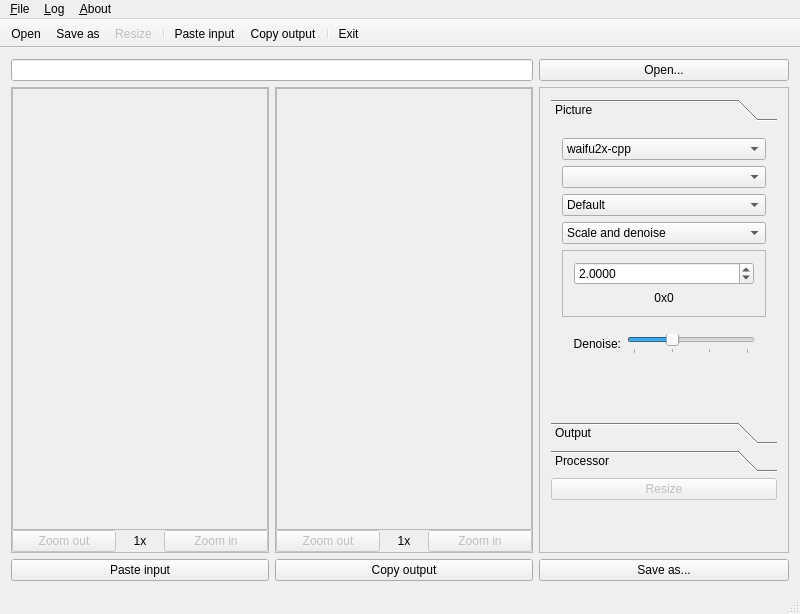
<?xml version="1.0" encoding="UTF-8"?>
<ui version="4.0">
 <author>nastys</author>
 <comment>
  * Copyright © 2019 nastys
  *
  * This file is part of waifu2x-qtgui.
  * waifu2x-qtgui is free software: you can redistribute it and/or modify
  * it under the terms of the GNU General Public License as published by
  * the Free Software Foundation, either version 3 of the License, or
  * (at your option) any later version.
  *
  * waifu2x-qtgui is distributed in the hope that it will be useful,
  * but WITHOUT ANY WARRANTY; without even the implied warranty of
  * MERCHANTABILITY or FITNESS FOR A PARTICULAR PURPOSE.  See the
  * GNU General Public License for more details.
  *
  * You should have received a copy of the GNU General Public License
  * along with waifu2x-qtgui.  If not, see http://www.gnu.org/licenses.
 </comment>
 <class>MainWindow</class>
 <widget class="QMainWindow" name="MainWindow">
  <property name="geometry">
   <rect>
    <x>0</x>
    <y>0</y>
    <width>800</width>
    <height>614</height>
   </rect>
  </property>
  <property name="acceptDrops">
   <bool>true</bool>
  </property>
  <property name="windowTitle">
   <string>waifu2x-qtgui</string>
  </property>
  <property name="windowIcon">
   <iconset theme="image-denoise">
    <normaloff>.</normaloff>.</iconset>
  </property>
  <widget class="QWidget" name="centralWidget">
   <layout class="QGridLayout" name="gridLayout">
    <item row="0" column="2">
     <widget class="QPushButton" name="pushButton_4">
      <property name="text">
       <string>Open...</string>
      </property>
      <property name="icon">
       <iconset theme="fileopen">
        <normaloff>.</normaloff>.</iconset>
      </property>
     </widget>
    </item>
    <item row="3" column="2">
     <widget class="QPushButton" name="pushButton_3">
      <property name="text">
       <string>Save as...</string>
      </property>
      <property name="icon">
       <iconset theme="filesave">
        <normaloff>.</normaloff>.</iconset>
      </property>
     </widget>
    </item>
    <item row="0" column="0" colspan="2">
     <widget class="QLineEdit" name="lineEdit">
      <property name="readOnly">
       <bool>true</bool>
      </property>
     </widget>
    </item>
    <item row="1" column="1">
     <widget class="QFrame" name="pic_r_frame">
      <property name="frameShape">
       <enum>QFrame::StyledPanel</enum>
      </property>
      <property name="frameShadow">
       <enum>QFrame::Raised</enum>
      </property>
      <layout class="QGridLayout" name="gridLayout_3">
       <property name="leftMargin">
        <number>0</number>
       </property>
       <property name="topMargin">
        <number>0</number>
       </property>
       <property name="rightMargin">
        <number>0</number>
       </property>
       <property name="bottomMargin">
        <number>0</number>
       </property>
       <property name="spacing">
        <number>0</number>
       </property>
       <item row="1" column="3">
        <widget class="QPushButton" name="r_zoomin">
         <property name="enabled">
          <bool>false</bool>
         </property>
         <property name="text">
          <string>Zoom in</string>
         </property>
         <property name="icon">
          <iconset theme="zoom-in">
           <normaloff>.</normaloff>.</iconset>
         </property>
        </widget>
       </item>
       <item row="0" column="1" colspan="3">
        <widget class="QScrollArea" name="scrollArea_r">
         <property name="sizeAdjustPolicy">
          <enum>QAbstractScrollArea::AdjustToContents</enum>
         </property>
         <property name="widgetResizable">
          <bool>true</bool>
         </property>
         <widget class="QWidget" name="scrollAreaWidgetContents_2">
          <property name="geometry">
           <rect>
            <x>0</x>
            <y>0</y>
            <width>256</width>
            <height>422</height>
           </rect>
          </property>
          <property name="styleSheet">
           <string notr="true">background-image: url(:/images/res/checkerboard.png);</string>
          </property>
          <layout class="QGridLayout" name="gridLayout_5">
           <property name="leftMargin">
            <number>0</number>
           </property>
           <property name="topMargin">
            <number>0</number>
           </property>
           <property name="rightMargin">
            <number>0</number>
           </property>
           <property name="bottomMargin">
            <number>0</number>
           </property>
           <item row="0" column="0">
            <widget class="QLabel" name="pic_r">
             <property name="alignment">
              <set>Qt::AlignCenter</set>
             </property>
            </widget>
           </item>
          </layout>
         </widget>
        </widget>
       </item>
       <item row="1" column="1">
        <widget class="QPushButton" name="r_zoomout">
         <property name="enabled">
          <bool>false</bool>
         </property>
         <property name="text">
          <string>Zoom out</string>
         </property>
         <property name="icon">
          <iconset theme="zoom-out">
           <normaloff>.</normaloff>.</iconset>
         </property>
        </widget>
       </item>
       <item row="1" column="2">
        <widget class="QLabel" name="zoom_r">
         <property name="sizePolicy">
          <sizepolicy hsizetype="Fixed" vsizetype="Preferred">
           <horstretch>0</horstretch>
           <verstretch>0</verstretch>
          </sizepolicy>
         </property>
         <property name="minimumSize">
          <size>
           <width>48</width>
           <height>0</height>
          </size>
         </property>
         <property name="text">
          <string>1x</string>
         </property>
         <property name="alignment">
          <set>Qt::AlignCenter</set>
         </property>
        </widget>
       </item>
      </layout>
     </widget>
    </item>
    <item row="1" column="2">
     <widget class="QFrame" name="frame_2">
      <property name="sizePolicy">
       <sizepolicy hsizetype="Fixed" vsizetype="Preferred">
        <horstretch>0</horstretch>
        <verstretch>0</verstretch>
       </sizepolicy>
      </property>
      <property name="minimumSize">
       <size>
        <width>250</width>
        <height>0</height>
       </size>
      </property>
      <property name="maximumSize">
       <size>
        <width>250</width>
        <height>16777215</height>
       </size>
      </property>
      <property name="frameShape">
       <enum>QFrame::StyledPanel</enum>
      </property>
      <property name="frameShadow">
       <enum>QFrame::Raised</enum>
      </property>
      <layout class="QVBoxLayout" name="verticalLayout">
       <item>
        <widget class="QToolBox" name="toolBox">
         <property name="sizePolicy">
          <sizepolicy hsizetype="Preferred" vsizetype="Fixed">
           <horstretch>0</horstretch>
           <verstretch>0</verstretch>
          </sizepolicy>
         </property>
         <property name="currentIndex">
          <number>0</number>
         </property>
         <widget class="QWidget" name="page">
          <property name="geometry">
           <rect>
            <x>0</x>
            <y>0</y>
            <width>230</width>
            <height>301</height>
           </rect>
          </property>
          <property name="sizePolicy">
           <sizepolicy hsizetype="Ignored" vsizetype="Ignored">
            <horstretch>0</horstretch>
            <verstretch>0</verstretch>
           </sizepolicy>
          </property>
          <attribute name="label">
           <string>Picture</string>
          </attribute>
          <layout class="QVBoxLayout" name="verticalLayout_4">
           <item>
            <widget class="QComboBox" name="scaler">
             <property name="toolTip">
              <string>Scaler</string>
             </property>
             <item>
              <property name="text">
               <string>waifu2x-cpp</string>
              </property>
             </item>
             <item>
              <property name="text">
               <string>ImageMagick</string>
              </property>
             </item>
            </widget>
           </item>
           <item>
            <widget class="QComboBox" name="imagemagick">
             <property name="toolTip">
              <string>Filter</string>
             </property>
            </widget>
           </item>
           <item>
            <widget class="QComboBox" name="model">
             <property name="toolTip">
              <string>Model</string>
             </property>
             <item>
              <property name="text">
               <string>Default</string>
              </property>
             </item>
            </widget>
           </item>
           <item>
            <widget class="QComboBox" name="mode">
             <property name="toolTip">
              <string>Mode</string>
             </property>
             <property name="currentIndex">
              <number>2</number>
             </property>
             <item>
              <property name="text">
               <string>Scale</string>
              </property>
             </item>
             <item>
              <property name="text">
               <string>Denoise</string>
              </property>
             </item>
             <item>
              <property name="text">
               <string>Scale and denoise</string>
              </property>
             </item>
            </widget>
           </item>
           <item>
            <widget class="QFrame" name="frame_Size">
             <property name="sizePolicy">
              <sizepolicy hsizetype="Preferred" vsizetype="Preferred">
               <horstretch>0</horstretch>
               <verstretch>0</verstretch>
              </sizepolicy>
             </property>
             <property name="frameShape">
              <enum>QFrame::StyledPanel</enum>
             </property>
             <property name="frameShadow">
              <enum>QFrame::Raised</enum>
             </property>
             <layout class="QVBoxLayout" name="verticalLayout_3">
              <item>
               <widget class="QDoubleSpinBox" name="doubleSpinBox">
                <property name="sizePolicy">
                 <sizepolicy hsizetype="Ignored" vsizetype="Fixed">
                  <horstretch>0</horstretch>
                  <verstretch>0</verstretch>
                 </sizepolicy>
                </property>
                <property name="decimals">
                 <number>4</number>
                </property>
                <property name="minimum">
                 <double>1.000000000000000</double>
                </property>
                <property name="maximum">
                 <double>1000.000000000000000</double>
                </property>
                <property name="singleStep">
                 <double>0.100000000000000</double>
                </property>
                <property name="value">
                 <double>2.000000000000000</double>
                </property>
               </widget>
              </item>
              <item>
               <widget class="QLabel" name="res">
                <property name="sizePolicy">
                 <sizepolicy hsizetype="Preferred" vsizetype="Preferred">
                  <horstretch>0</horstretch>
                  <verstretch>0</verstretch>
                 </sizepolicy>
                </property>
                <property name="text">
                 <string>0x0</string>
                </property>
                <property name="alignment">
                 <set>Qt::AlignCenter</set>
                </property>
               </widget>
              </item>
             </layout>
            </widget>
           </item>
           <item>
            <widget class="QWidget" name="widget_Denoise" native="true">
             <layout class="QHBoxLayout" name="horizontalLayout_4">
              <item>
               <widget class="QLabel" name="label_5">
                <property name="sizePolicy">
                 <sizepolicy hsizetype="Fixed" vsizetype="Preferred">
                  <horstretch>0</horstretch>
                  <verstretch>0</verstretch>
                 </sizepolicy>
                </property>
                <property name="text">
                 <string>Denoise:</string>
                </property>
                <property name="alignment">
                 <set>Qt::AlignRight|Qt::AlignTrailing|Qt::AlignVCenter</set>
                </property>
               </widget>
              </item>
              <item>
               <widget class="QSlider" name="noiseReduction">
                <property name="sizePolicy">
                 <sizepolicy hsizetype="Preferred" vsizetype="Fixed">
                  <horstretch>0</horstretch>
                  <verstretch>0</verstretch>
                 </sizepolicy>
                </property>
                <property name="toolTip">
                 <string>Noise reduction level</string>
                </property>
                <property name="maximum">
                 <number>3</number>
                </property>
                <property name="pageStep">
                 <number>1</number>
                </property>
                <property name="value">
                 <number>1</number>
                </property>
                <property name="orientation">
                 <enum>Qt::Horizontal</enum>
                </property>
                <property name="tickPosition">
                 <enum>QSlider::TicksBelow</enum>
                </property>
                <property name="tickInterval">
                 <number>1</number>
                </property>
               </widget>
              </item>
             </layout>
            </widget>
           </item>
           <item>
            <spacer name="verticalSpacer_2">
             <property name="orientation">
              <enum>Qt::Vertical</enum>
             </property>
             <property name="sizeHint" stdset="0">
              <size>
               <width>20</width>
               <height>40</height>
              </size>
             </property>
            </spacer>
           </item>
          </layout>
         </widget>
         <widget class="QWidget" name="page_2">
          <property name="geometry">
           <rect>
            <x>0</x>
            <y>0</y>
            <width>230</width>
            <height>201</height>
           </rect>
          </property>
          <property name="sizePolicy">
           <sizepolicy hsizetype="Ignored" vsizetype="Ignored">
            <horstretch>0</horstretch>
            <verstretch>0</verstretch>
           </sizepolicy>
          </property>
          <attribute name="label">
           <string>Output</string>
          </attribute>
          <layout class="QVBoxLayout" name="verticalLayout_2">
           <item>
            <widget class="QWidget" name="widget_4" native="true">
             <layout class="QHBoxLayout" name="horizontalLayout_5">
              <item>
               <widget class="QLabel" name="label_6">
                <property name="sizePolicy">
                 <sizepolicy hsizetype="Fixed" vsizetype="Preferred">
                  <horstretch>0</horstretch>
                  <verstretch>0</verstretch>
                 </sizepolicy>
                </property>
                <property name="text">
                 <string>Format:</string>
                </property>
                <property name="alignment">
                 <set>Qt::AlignCenter</set>
                </property>
               </widget>
              </item>
              <item>
               <widget class="QComboBox" name="format">
                <item>
                 <property name="text">
                  <string>PNG</string>
                 </property>
                </item>
                <item>
                 <property name="text">
                  <string>WebP</string>
                 </property>
                </item>
                <item>
                 <property name="text">
                  <string>JPG</string>
                 </property>
                </item>
                <item>
                 <property name="text">
                  <string>BMP</string>
                 </property>
                </item>
                <item>
                 <property name="text">
                  <string>TIFF</string>
                 </property>
                </item>
               </widget>
              </item>
             </layout>
            </widget>
           </item>
           <item>
            <widget class="QWidget" name="widget_Compression" native="true">
             <layout class="QHBoxLayout" name="horizontalLayout_6">
              <item>
               <widget class="QLabel" name="label_7">
                <property name="sizePolicy">
                 <sizepolicy hsizetype="Fixed" vsizetype="Preferred">
                  <horstretch>0</horstretch>
                  <verstretch>0</verstretch>
                 </sizepolicy>
                </property>
                <property name="text">
                 <string>Compression:</string>
                </property>
                <property name="alignment">
                 <set>Qt::AlignCenter</set>
                </property>
               </widget>
              </item>
              <item>
               <widget class="QSlider" name="compression">
                <property name="sizePolicy">
                 <sizepolicy hsizetype="Preferred" vsizetype="Fixed">
                  <horstretch>0</horstretch>
                  <verstretch>0</verstretch>
                 </sizepolicy>
                </property>
                <property name="minimum">
                 <number>1</number>
                </property>
                <property name="maximum">
                 <number>9</number>
                </property>
                <property name="pageStep">
                 <number>3</number>
                </property>
                <property name="value">
                 <number>9</number>
                </property>
                <property name="orientation">
                 <enum>Qt::Horizontal</enum>
                </property>
                <property name="tickPosition">
                 <enum>QSlider::TicksBelow</enum>
                </property>
                <property name="tickInterval">
                 <number>1</number>
                </property>
               </widget>
              </item>
             </layout>
            </widget>
           </item>
           <item>
            <widget class="QWidget" name="widget_Quality" native="true">
             <layout class="QHBoxLayout" name="horizontalLayout_7">
              <item>
               <widget class="QLabel" name="label_8">
                <property name="text">
                 <string>Quality:</string>
                </property>
                <property name="alignment">
                 <set>Qt::AlignCenter</set>
                </property>
               </widget>
              </item>
              <item>
               <widget class="QSpinBox" name="quality">
                <property name="minimum">
                 <number>1</number>
                </property>
                <property name="maximum">
                 <number>100</number>
                </property>
                <property name="value">
                 <number>90</number>
                </property>
               </widget>
              </item>
             </layout>
            </widget>
           </item>
           <item>
            <spacer name="verticalSpacer_3">
             <property name="orientation">
              <enum>Qt::Vertical</enum>
             </property>
             <property name="sizeHint" stdset="0">
              <size>
               <width>20</width>
               <height>40</height>
              </size>
             </property>
            </spacer>
           </item>
          </layout>
         </widget>
         <widget class="QWidget" name="page_3">
          <property name="geometry">
           <rect>
            <x>0</x>
            <y>0</y>
            <width>230</width>
            <height>247</height>
           </rect>
          </property>
          <property name="sizePolicy">
           <sizepolicy hsizetype="Ignored" vsizetype="Ignored">
            <horstretch>0</horstretch>
            <verstretch>0</verstretch>
           </sizepolicy>
          </property>
          <attribute name="label">
           <string>Processor</string>
          </attribute>
          <layout class="QVBoxLayout" name="verticalLayout_5">
           <item>
            <widget class="QComboBox" name="processor"/>
           </item>
           <item>
            <widget class="QWidget" name="widget" native="true">
             <layout class="QHBoxLayout" name="horizontalLayout">
              <item>
               <widget class="QLabel" name="label_3">
                <property name="text">
                 <string>Jobs:</string>
                </property>
                <property name="alignment">
                 <set>Qt::AlignRight|Qt::AlignTrailing|Qt::AlignVCenter</set>
                </property>
               </widget>
              </item>
              <item>
               <widget class="QSpinBox" name="jobs"/>
              </item>
             </layout>
            </widget>
           </item>
           <item>
            <widget class="QWidget" name="widget_2" native="true">
             <layout class="QHBoxLayout" name="horizontalLayout_3">
              <item>
               <widget class="QLabel" name="label_4">
                <property name="text">
                 <string>Block size:</string>
                </property>
                <property name="alignment">
                 <set>Qt::AlignRight|Qt::AlignTrailing|Qt::AlignVCenter</set>
                </property>
               </widget>
              </item>
              <item>
               <widget class="QSpinBox" name="blockSize"/>
              </item>
             </layout>
            </widget>
           </item>
           <item>
            <spacer name="verticalSpacer_4">
             <property name="orientation">
              <enum>Qt::Vertical</enum>
             </property>
             <property name="sizeHint" stdset="0">
              <size>
               <width>20</width>
               <height>40</height>
              </size>
             </property>
            </spacer>
           </item>
          </layout>
         </widget>
        </widget>
       </item>
       <item>
        <widget class="QPushButton" name="pushButton_Resize">
         <property name="enabled">
          <bool>false</bool>
         </property>
         <property name="sizePolicy">
          <sizepolicy hsizetype="Minimum" vsizetype="Fixed">
           <horstretch>0</horstretch>
           <verstretch>0</verstretch>
          </sizepolicy>
         </property>
         <property name="text">
          <string>Resize</string>
         </property>
         <property name="icon">
          <iconset theme="image-denoise">
           <normaloff>.</normaloff>.</iconset>
         </property>
        </widget>
       </item>
       <item>
        <spacer name="verticalSpacer">
         <property name="orientation">
          <enum>Qt::Vertical</enum>
         </property>
         <property name="sizeHint" stdset="0">
          <size>
           <width>20</width>
           <height>40</height>
          </size>
         </property>
        </spacer>
       </item>
      </layout>
     </widget>
    </item>
    <item row="3" column="0">
     <widget class="QPushButton" name="pushButton">
      <property name="text">
       <string>Paste input</string>
      </property>
      <property name="icon">
       <iconset theme="edit-paste">
        <normaloff>.</normaloff>.</iconset>
      </property>
     </widget>
    </item>
    <item row="1" column="0">
     <widget class="QFrame" name="pic_l_frame">
      <property name="frameShape">
       <enum>QFrame::StyledPanel</enum>
      </property>
      <property name="frameShadow">
       <enum>QFrame::Raised</enum>
      </property>
      <layout class="QGridLayout" name="gridLayout_2">
       <property name="leftMargin">
        <number>0</number>
       </property>
       <property name="topMargin">
        <number>0</number>
       </property>
       <property name="rightMargin">
        <number>0</number>
       </property>
       <property name="bottomMargin">
        <number>0</number>
       </property>
       <property name="spacing">
        <number>0</number>
       </property>
       <item row="1" column="0">
        <widget class="QPushButton" name="l_zoomout">
         <property name="enabled">
          <bool>false</bool>
         </property>
         <property name="text">
          <string>Zoom out</string>
         </property>
         <property name="icon">
          <iconset theme="zoom-out">
           <normaloff>.</normaloff>.</iconset>
         </property>
        </widget>
       </item>
       <item row="0" column="0" colspan="3">
        <widget class="QScrollArea" name="scrollArea_l">
         <property name="sizeAdjustPolicy">
          <enum>QAbstractScrollArea::AdjustToContents</enum>
         </property>
         <property name="widgetResizable">
          <bool>true</bool>
         </property>
         <widget class="QWidget" name="scrollAreaWidgetContents">
          <property name="geometry">
           <rect>
            <x>0</x>
            <y>0</y>
            <width>256</width>
            <height>422</height>
           </rect>
          </property>
          <property name="styleSheet">
           <string notr="true">background-image: url(:/images/res/checkerboard.png);</string>
          </property>
          <layout class="QGridLayout" name="gridLayout_4">
           <property name="leftMargin">
            <number>0</number>
           </property>
           <property name="topMargin">
            <number>0</number>
           </property>
           <property name="rightMargin">
            <number>0</number>
           </property>
           <property name="bottomMargin">
            <number>0</number>
           </property>
           <property name="spacing">
            <number>0</number>
           </property>
           <item row="0" column="0">
            <widget class="QLabel" name="pic_l">
             <property name="alignment">
              <set>Qt::AlignCenter</set>
             </property>
            </widget>
           </item>
          </layout>
         </widget>
        </widget>
       </item>
       <item row="1" column="2">
        <widget class="QPushButton" name="l_zoomin">
         <property name="enabled">
          <bool>false</bool>
         </property>
         <property name="text">
          <string>Zoom in</string>
         </property>
         <property name="icon">
          <iconset theme="zoom-in">
           <normaloff>.</normaloff>.</iconset>
         </property>
        </widget>
       </item>
       <item row="1" column="1">
        <widget class="QLabel" name="zoom_l">
         <property name="sizePolicy">
          <sizepolicy hsizetype="Fixed" vsizetype="Preferred">
           <horstretch>0</horstretch>
           <verstretch>0</verstretch>
          </sizepolicy>
         </property>
         <property name="minimumSize">
          <size>
           <width>48</width>
           <height>0</height>
          </size>
         </property>
         <property name="text">
          <string>1x</string>
         </property>
         <property name="alignment">
          <set>Qt::AlignCenter</set>
         </property>
        </widget>
       </item>
      </layout>
     </widget>
    </item>
    <item row="3" column="1">
     <widget class="QPushButton" name="pushButton_2">
      <property name="text">
       <string>Copy output</string>
      </property>
      <property name="icon">
       <iconset theme="edit-copy">
        <normaloff>.</normaloff>.</iconset>
      </property>
     </widget>
    </item>
   </layout>
  </widget>
  <widget class="QMenuBar" name="menuBar">
   <property name="geometry">
    <rect>
     <x>0</x>
     <y>0</y>
     <width>800</width>
     <height>22</height>
    </rect>
   </property>
   <widget class="QMenu" name="menuFile">
    <property name="title">
     <string>&amp;File</string>
    </property>
    <addaction name="actionOpen"/>
    <addaction name="actionSave_as"/>
    <addaction name="separator"/>
    <addaction name="actionUpscale"/>
    <addaction name="separator"/>
    <addaction name="actionPaste_input"/>
    <addaction name="actionCopy_output"/>
    <addaction name="separator"/>
    <addaction name="actionExit"/>
   </widget>
   <widget class="QMenu" name="menuLog">
    <property name="title">
     <string>&amp;Log</string>
    </property>
    <addaction name="action_View"/>
    <addaction name="action_Export"/>
    <addaction name="actionClear"/>
   </widget>
   <widget class="QMenu" name="menuAbout">
    <property name="title">
     <string>&amp;About</string>
    </property>
    <addaction name="actionAbout"/>
    <addaction name="actionAbout_Qt"/>
   </widget>
   <addaction name="menuFile"/>
   <addaction name="menuLog"/>
   <addaction name="menuAbout"/>
  </widget>
  <widget class="QToolBar" name="mainToolBar">
   <property name="movable">
    <bool>false</bool>
   </property>
   <property name="allowedAreas">
    <set>Qt::TopToolBarArea</set>
   </property>
   <property name="floatable">
    <bool>false</bool>
   </property>
   <attribute name="toolBarArea">
    <enum>TopToolBarArea</enum>
   </attribute>
   <attribute name="toolBarBreak">
    <bool>false</bool>
   </attribute>
   <addaction name="actionOpen"/>
   <addaction name="actionSave_as"/>
   <addaction name="actionUpscale"/>
   <addaction name="separator"/>
   <addaction name="actionPaste_input"/>
   <addaction name="actionCopy_output"/>
   <addaction name="separator"/>
   <addaction name="actionExit"/>
  </widget>
  <widget class="QStatusBar" name="statusBar"/>
  <action name="actionOpen">
   <property name="icon">
    <iconset theme="fileopen">
     <normaloff>.</normaloff>.</iconset>
   </property>
   <property name="text">
    <string>&amp;Open...</string>
   </property>
   <property name="shortcut">
    <string>Ctrl+O</string>
   </property>
  </action>
  <action name="actionSave_as">
   <property name="icon">
    <iconset theme="filesave">
     <normaloff>.</normaloff>.</iconset>
   </property>
   <property name="text">
    <string>&amp;Save as...</string>
   </property>
   <property name="shortcut">
    <string>Ctrl+S</string>
   </property>
  </action>
  <action name="actionExit">
   <property name="icon">
    <iconset theme="exit">
     <normaloff>.</normaloff>.</iconset>
   </property>
   <property name="text">
    <string>&amp;Exit</string>
   </property>
   <property name="shortcut">
    <string>Ctrl+Q</string>
   </property>
  </action>
  <action name="actionUpscale">
   <property name="enabled">
    <bool>false</bool>
   </property>
   <property name="icon">
    <iconset theme="image-denoise">
     <normaloff>.</normaloff>.</iconset>
   </property>
   <property name="text">
    <string>Resi&amp;ze</string>
   </property>
   <property name="shortcut">
    <string>Ctrl+R</string>
   </property>
  </action>
  <action name="action_View">
   <property name="icon">
    <iconset theme="viewlog">
     <normaloff>.</normaloff>.</iconset>
   </property>
   <property name="text">
    <string>&amp;View...</string>
   </property>
   <property name="shortcut">
    <string>Ctrl+L</string>
   </property>
  </action>
  <action name="actionClear">
   <property name="icon">
    <iconset theme="edit-clear-list">
     <normaloff>.</normaloff>.</iconset>
   </property>
   <property name="text">
    <string>&amp;Clear</string>
   </property>
  </action>
  <action name="action_Export">
   <property name="icon">
    <iconset theme="document-export">
     <normaloff>.</normaloff>.</iconset>
   </property>
   <property name="text">
    <string>&amp;Export...</string>
   </property>
   <property name="toolTip">
    <string>Save log as...</string>
   </property>
  </action>
  <action name="actionCopy_output">
   <property name="icon">
    <iconset theme="edit-copy">
     <normaloff>.</normaloff>.</iconset>
   </property>
   <property name="text">
    <string>&amp;Copy output</string>
   </property>
   <property name="shortcut">
    <string>Ctrl+C</string>
   </property>
  </action>
  <action name="actionPaste_input">
   <property name="icon">
    <iconset theme="edit-paste">
     <normaloff>.</normaloff>.</iconset>
   </property>
   <property name="text">
    <string>&amp;Paste input</string>
   </property>
   <property name="shortcut">
    <string>Ctrl+V</string>
   </property>
  </action>
  <action name="actionAbout">
   <property name="icon">
    <iconset theme="help-about">
     <normaloff>.</normaloff>.</iconset>
   </property>
   <property name="text">
    <string>A&amp;bout...</string>
   </property>
  </action>
  <action name="actionAbout_Qt">
   <property name="icon">
    <iconset theme="help-about">
     <normaloff>.</normaloff>.</iconset>
   </property>
   <property name="text">
    <string>About &amp;Qt...</string>
   </property>
  </action>
 </widget>
 <layoutdefault spacing="6" margin="11"/>
 <tabstops>
  <tabstop>lineEdit</tabstop>
  <tabstop>pushButton_4</tabstop>
  <tabstop>pushButton</tabstop>
  <tabstop>pushButton_2</tabstop>
  <tabstop>pushButton_3</tabstop>
  <tabstop>scaler</tabstop>
  <tabstop>imagemagick</tabstop>
  <tabstop>model</tabstop>
  <tabstop>mode</tabstop>
  <tabstop>doubleSpinBox</tabstop>
  <tabstop>noiseReduction</tabstop>
  <tabstop>format</tabstop>
  <tabstop>compression</tabstop>
  <tabstop>quality</tabstop>
  <tabstop>processor</tabstop>
  <tabstop>jobs</tabstop>
  <tabstop>blockSize</tabstop>
  <tabstop>pushButton_Resize</tabstop>
  <tabstop>l_zoomout</tabstop>
  <tabstop>l_zoomin</tabstop>
  <tabstop>r_zoomout</tabstop>
  <tabstop>r_zoomin</tabstop>
  <tabstop>scrollArea_l</tabstop>
  <tabstop>scrollArea_r</tabstop>
 </tabstops>
 <resources/>
 <connections/>
</ui>
